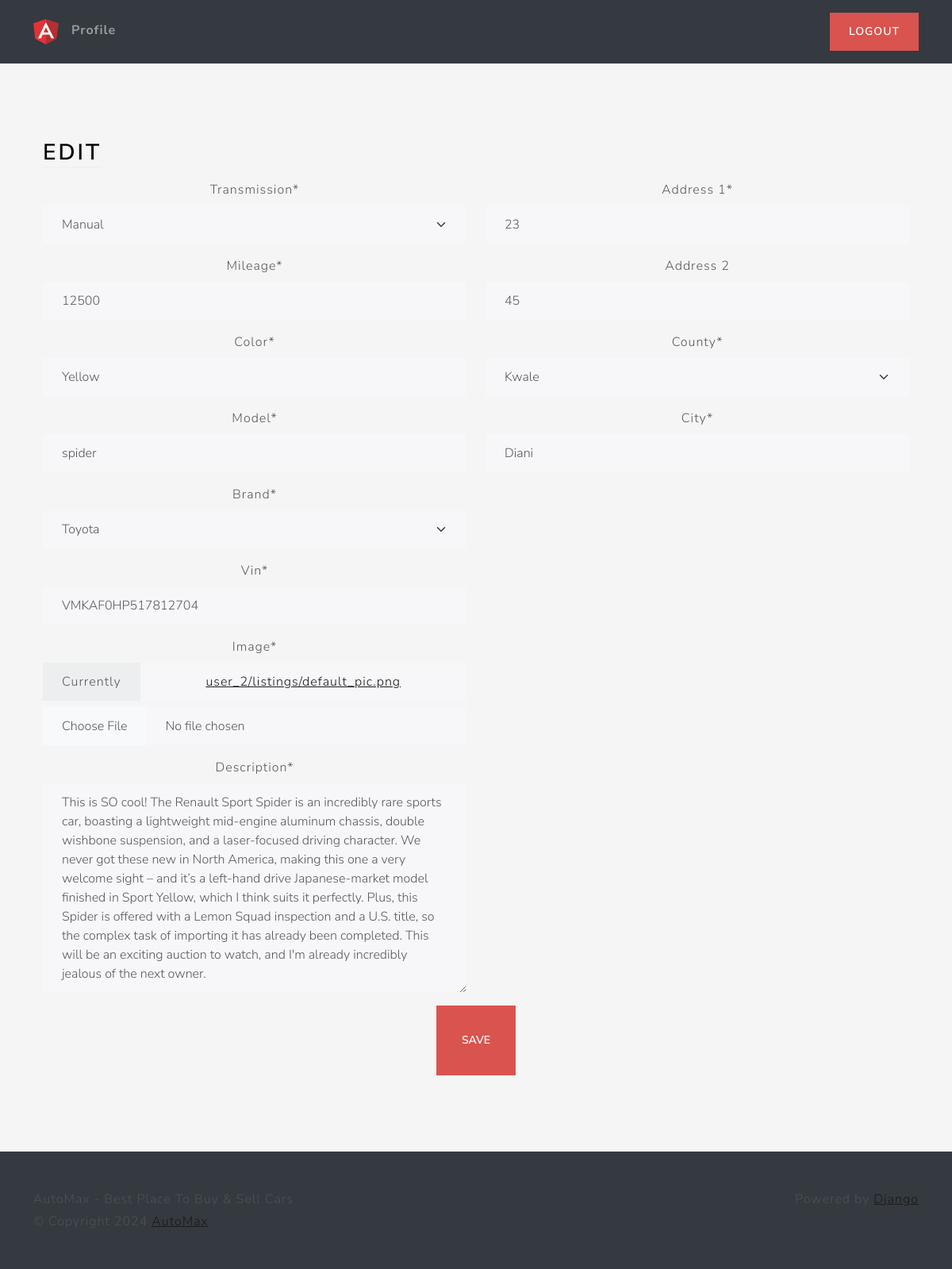
/listing/ff05c010c3ce423d879a9af00e066c0e/edit/ (signed in), run on the app's committed database.
### Main/models.py (models this page shows, shortened)
class Listing(models.Model):
    id = models.UUIDField(primary_key=True, default=uuid.uuid4, editable=False)
    created_at = models.DateTimeField(auto_now_add=True)
    updated_at = models.DateTimeField(auto_now=True)
    seller = models.ForeignKey(Profile, on_delete=models.CASCADE)
    brand = models.CharField(max_length=24, choices=CAR_BRANDS, default=None)
    model = models.CharField(max_length=64)
    vin = models.CharField(max_length=17)
    mileage = models.IntegerField(default=0)
    color = models.CharField(max_length=24, default='White')
    description = models.TextField()
    engine = models.CharField(max_length=24)
    transmission = models.CharField(max_length=24, choices=TRANSMISSION_CHOICES, default='Manual')
    location = models.OneToOneField(Location, on_delete=models.SET_NULL, null=True, blank=True)
    image = models.ImageField(upload_to=user_listing_path, null=True, blank=True, default='images/default-photo.png')

### Users/models.py (models this page shows, shortened)
class Location(models.Model):
    address_1 = models.CharField(max_length=128)
    address_2 = models.CharField(max_length=128, blank=True)
    county = models.CharField(max_length=128, choices=KENYA_COUNTIES)
    city = models.CharField(max_length=64)

### Main/views.py (the view)
# urls.py: path('listing/<str:id>/edit/', edit_view, name='edit'),
@login_required
def edit_view(request, id):
    try:
        listing = Listing.objects.get(id=id)
        if listing is None:
            raise Exception
        if request.method == 'POST':
            listing_form = ListingForm(
                request.POST, request.FILES, instance=listing)
            location_form = LocationForm(
                request.POST, instance=listing.location)
            if listing_form.is_valid and location_form.is_valid:
                listing_form.save()
                location_form.save()
                messages.info(request, f'Listing {id} updated successfully!')
                return redirect('home')
            else:
                messages.error(
                    request, f'An error occured while trying to edit the listing.')
                return reload()
        else:
            listing_form = ListingForm(instance=listing)
            location_form = LocationForm(instance=listing.location)
        context = {
            'location_form': location_form,
            'listing_form': listing_form
        }
        return render(request, 'edit.html', context)
    except Exception as e:
        messages.error(
            request, f'An error occured while trying to access the edit page.')
        return redirect('home')

### Users/forms.py
class LocationForm(forms.ModelForm):
    class Meta:
        model = Location
        fields = ('address_1', 'address_2', 'county', 'city')  # Corrected to a tuple

### Main/forms.py
class ListingForm(forms.ModelForm):
    image = forms.ImageField()
    class Meta:
        model =Listing
        fields ={'brand','model','vin','mileage','color','description','transmission','image'}

### Main/templates/edit.html (shortened to what this page needs)
{% extends 'base.html' %}
{% load static %}
{% load crispy_forms_tags %}
{% block body %}
<div class="container-fluid text-center py-5">
    <div class="container px-4 py-5">
        <div class="row g-4">
            <div class="col d-flex align-items-start">
                <div>
                    <h2 class="mb-3 border-bottom" style="color: black">Edit</h2>
                </div>
            </div>
        </div>
        <form action="" method="post" enctype="multipart/form-data">
            <div class="row">
                <div class="col-6">
                    {{ listing_form|crispy }}
                </div>
                <div class="col-6">
                    {{ location_form|crispy }}
                </div>
            </div>
            <button class="btn btn-lg btn-danger" type="submit">Save</button>
        </form>
    </div>
</div>
{% endblock %}

### Main/static/css/style.css (style rules this page uses)
html, body { height: 100%; }
body { align-items: center; padding-bottom: 40px; background-color: #f5f5f5; }
.h2, h2 { color: white; }

### data on the page
Listing: transmission "Manual", mileage "12500", color "Yellow", model "spider", brand "Toyota", vin "VMKAF0HP517812704", description "This is SO cool! The Renault Sport Spider is an incredibly rare sports car, boasting a lightweight mid-engine aluminum chassis, double wishbone suspension, and a laser-focused driving character. We never got these new in North America, making this one a very welcome sight – and it’s a left-hand drive Japanese-market model finished in Sport Yellow, which I think suits it perfectly. Plus, this Spider is offered with a Lemon Squad inspection and a U.S. title, so the complex task of importing it has already been completed. This will be an exciting auction to watch, and I'm already incredibly jealous of the next owner."
Location: address_1 "23", address_2 "45", county "Kwale", city "Diani"
